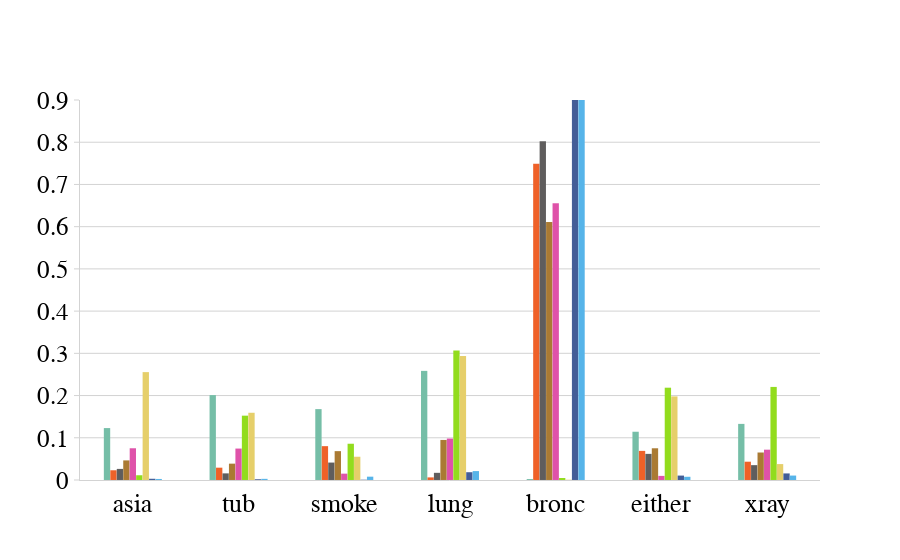

Notebook code for this chart:
### Code cell
# Load JSON
with open(PREFIX +"attributions/cancer/attribution.json", "r") as f:
    data = json.load(f)
global_explanations = data['global_explanations']    
generate_attr_plot(global_explanations,config)

### Figure 1 — Plotly figure (JSON) as saved in the notebook; plotly's stock layout.template omitted (floating-point values rounded to 4 significant figures)
{"data": [{"marker": {"color": "#75bea7", "line": {"width": 0.05}}, "name": "SHAP", "type": "bar", "width": 0.06, "x": ["asia", "tub", "smoke", "lung", "bronc", "either", "xray"], "y": [0.123, 0.2011, 0.1679, 0.2585, 0.002275, 0.1143, 0.1329]}, {"marker": {"color": "#ef6128", "line": {"width": 0.05}}, "name": "LIME", "type": "bar", "width": 0.06, "x": ["asia", "tub", "smoke", "lung", "bronc", "either", "xray"], "y": [0.0231, 0.02921, 0.0802, 0.006197, 0.749, 0.06896, 0.04337]}, {"marker": {"color": "#5f5d5d", "line": {"width": 0.05}}, "name": "SP LIME", "type": "bar", "width": 0.06, "x": ["asia", "tub", "smoke", "lung", "bronc", "either", "xray"], "y": [0.0263, 0.01576, 0.04134, 0.01701, 0.8025, 0.06189, 0.03519]}, {"marker": {"color": "#AA7A33", "line": {"width": 0.05}}, "name": "PFI", "type": "bar", "width": 0.06, "x": ["asia", "tub", "smoke", "lung", "bronc", "either", "xray"], "y": [0.04647, 0.03875, 0.06841, 0.09488, 0.6111, 0.07517, 0.06517]}, {"marker": {"color": "#df52a9", "line": {"width": 0.05}}, "name": "IG", "type": "bar", "width": 0.06, "x": ["asia", "tub", "smoke", "lung", "bronc", "either", "xray"], "y": [0.07523, 0.07448, 0.01505, 0.09825, 0.6554, 0.009735, 0.07183]}, {"marker": {"color": "#92dc1d", "line": {"width": 0.05}}, "name": "SG", "type": "bar", "width": 0.06, "x": ["asia", "tub", "smoke", "lung", "bronc", "either", "xray"], "y": [0.01129, 0.1524, 0.08591, 0.3066, 0.004737, 0.2186, 0.2205]}, {"marker": {"color": "#e6cf6a", "line": {"width": 0.05}}, "name": "IxG", "type": "bar", "width": 0.06, "x": ["asia", "tub", "smoke", "lung", "bronc", "either", "xray"], "y": [0.2555, 0.1592, 0.05508, 0.2936, 0.0007527, 0.198, 0.03773]}, {"marker": {"color": "#435d97", "line": {"width": 0.05}}, "name": "ICC TOPO", "type": "bar", "width": 0.06, "x": ["asia", "tub", "smoke", "lung", "bronc", "either", "xray"], "y": [0.002917, 0.001815, 0.0007251, 0.01847, 0.9495, 0.01049, 0.01561]}, {"marker": {"color": "#56B4E9", "line": {"width": 0.05}}, "name": "ICC SHAP", "type": "bar", "width": 0.06, "x": ["asia", "tub", "smoke", "lung", "bronc", "either", "xray"], "y": [0.002472, 0.002731, 0.007886, 0.02115, 0.944, 0.007625, 0.01054]}], "layout": {"bargap": 0.45, "bargroupgap": 1, "barmode": "group", "font": {"size": 14}, "legend": {"font": {"color": "black", "family": "Times New Roman", "size": 25}, "title": {"font": {"color": "black", "family": "Times New Roman", "size": 25}, "text": "Method"}}, "plot_bgcolor": "rgba(0,0,0,0)", "showlegend": false, "xaxis": {"linecolor": "lightgray", "range": [-0.5, 6.5], "showgrid": false, "tickcolor": "lightgray", "tickfont": {"color": "black", "family": "Times New Roman", "size": 26}, "tickmode": "array", "ticktext": ["asia", "tub", "smoke", "lung", "bronc", "either", "xray"], "tickvals": [0, 1, 2, 3, 4, 5, 6]}, "yaxis": {"dtick": 0.1, "gridcolor": "lightgray", "linecolor": "lightgray", "range": [0, 0.9], "showgrid": true, "tickcolor": "lightgray", "tickfont": {"color": "black", "family": "Times New Roman", "size": 25}, "ticks": "outside", "title": {"font": {"color": "black", "family": "Times New Roman", "size": 25}}}}}
